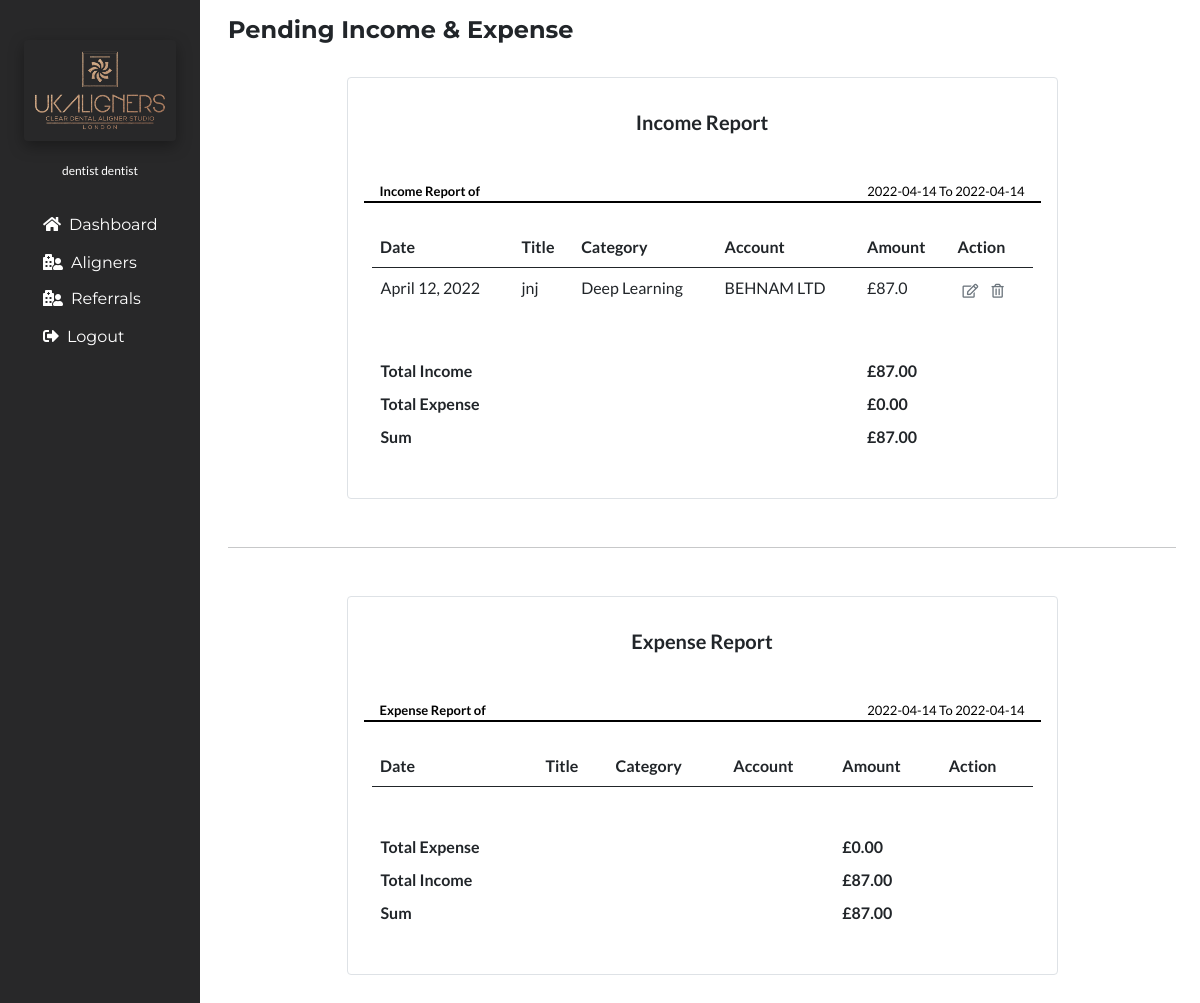
/incomeandexpensereport (signed in), run on an earlier commit of the app's database.
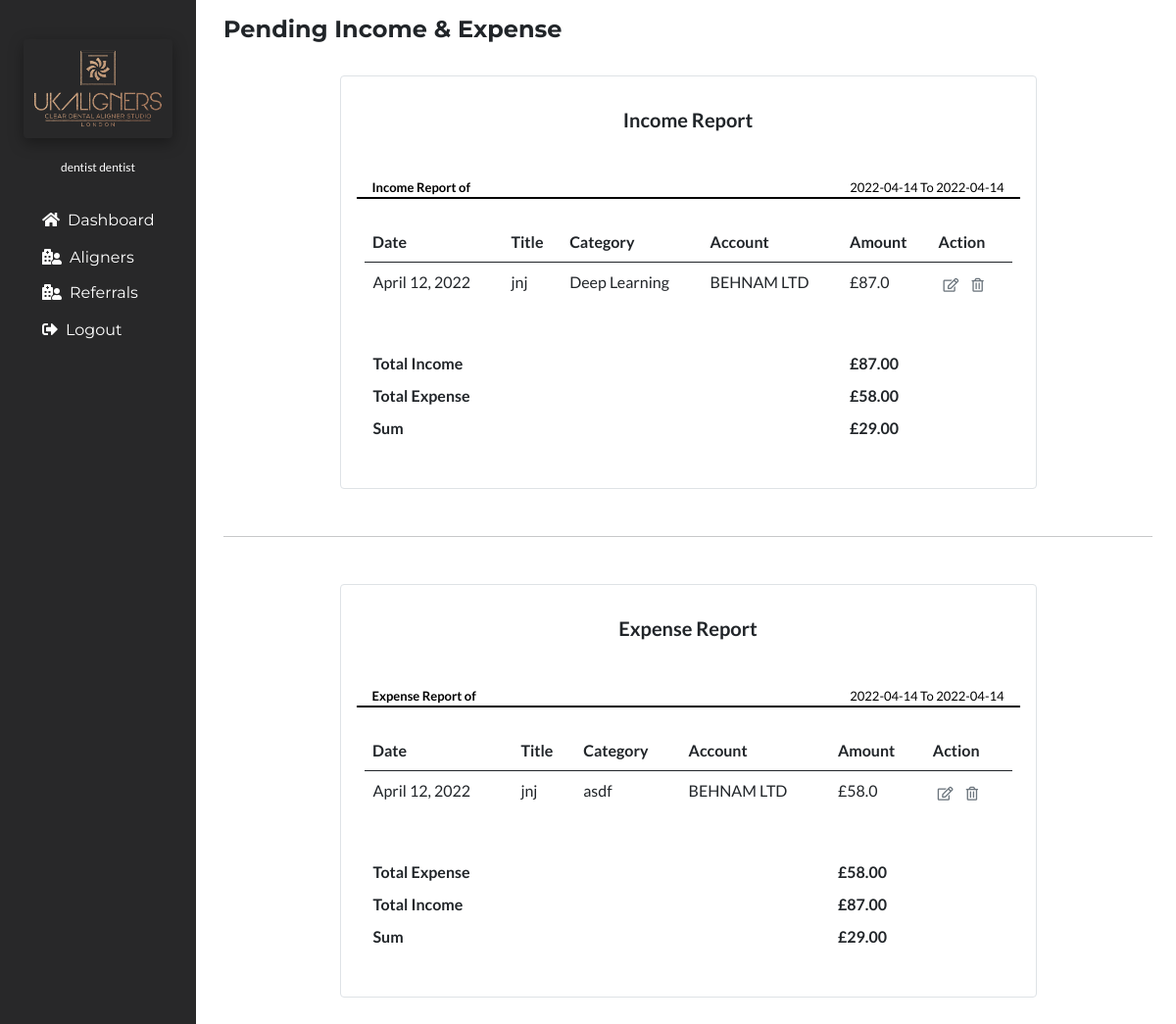
And on a later commit of the database.
### portfolioApp/models.py (models this page shows, shortened)
class Income(models.Model):
    Date=models.DateField()
    Title=models.CharField(max_length=50)
    Category=models.CharField(max_length=50)
    Account=models.CharField(max_length=50)
    Amount=models.FloatField()
    Status=models.CharField(max_length=20,null=True)
    Note=models.TextField()
    Repeat=models.CharField(max_length=20,null=True)
    RepeatStatus=models.CharField(max_length=20,null=True,default="On")

class Expense(models.Model):
    Date=models.DateField()
    Title=models.CharField(max_length=50)
    Category=models.CharField(max_length=50)
    Account=models.CharField(max_length=50)
    Amount=models.FloatField()
    Status=models.CharField(max_length=20,null=True)
    Note=models.TextField()
    Repeat=models.CharField(max_length=20,null=True)

### portfolioApp/views.py (the view)
# urls.py: path('incomeandexpensereport', views.incomeandexpensereport, name='incomeandexpensereport'),
@login_required(login_url='login')
def incomeandexpensereport(request):
    date=datetime.now().strftime("%Y-%m-%d")
    StartDate=date
    EndDate=date
    incomereport=Income.objects.filter(Status="Pending").order_by('-Date')
    incometotal= Income.objects.filter(Status="Pending").aggregate(Sum('Amount')).get('Amount__sum') or 0
    expensereport=Expense.objects.filter(Status="Pending").order_by('-Date')
    expensetotal= Expense.objects.filter(Status="Pending").aggregate(Sum('Amount')).get('Amount__sum') or 0
    total=incometotal-expensetotal
    context={
        'payment':'active',
        'incomereport':incomereport,
        'expensereport':expensereport,
        'date':date,
        'incometotal':incometotal,
        'expensetotal':expensetotal,
        'total':total,
        'StartDate':StartDate,
        'EndDate':EndDate,
    }
    return render(request,'incomeandexpensereport.html',context)

### portfolioApp/templates/incomeandexpensereport.html (shortened to what the changed rows need)
{% extends 'base.html' %}
{% load static %}
{% block body %}
<section class="px-4">
<div class="pb-5">
<div class="report col-sm-9 my-3 table-responsive border rounded p-3"style="margin:auto;font-size:16px;"id="printableArea1">
<div class="mx-2 my-4">
<table class="table" style="">
<thead class=" text-dark">
<tr>
<th scope="col">Date</th>
<th scope="col">Title</th>
<th scope="col">Category</th>
<th scope="col">Account</th>
<th scope="col">Amount</th>
<th scope="col">Action</th>
</tr>
</thead>
<tbody>
{% for incomereport in incomereport %}
<tr style="border:1px solid white;">
<td>{{incomereport.Date}}</td>
<td>{{incomereport.Title}}</td>
<td>{{incomereport.Category}}</td>
<td>{{incomereport.Account}}</td>
<td>£{{incomereport.Amount}}</td>
<td>
<a href="/editincome/{{incomereport.id}}" class="btn btn-sm text-secondary mx-1 p-0"style="background:none"><i class="far fa-edit"></i></a>
<a href="/deleteincome/{{incomereport.id}}" class="btn btn-sm text-secondary mx-1 p-0"style="background:none"><i class="far fa-trash-alt"></i></a>
</td>
</tr>
{% endfor %}
<tr class="text-dark"style="border:1px solid white;">
<td class="pt-0"><b>£{{expensetotal|floatformat:2}}</b></td>
</tr>
<tr class="text-dark"style="border:1px solid white;">
<td class="pt-0"><b>£{{total|floatformat:2}}</b></td>
</tr>
</tbody>
</table>
</div>
</div>
<div class="report col-sm-9 my-3 table-responsive border rounded p-3"style="margin:auto;font-size:16px;"id="printableArea2">
<div class="mx-2 my-4">
<table class="table" style="">
<thead class=" text-dark">
<tr>
<th scope="col">Date</th>
<th scope="col">Title</th>
<th scope="col">Category</th>
<th scope="col">Account</th>
<th scope="col">Amount</th>
<th scope="col">Action</th>
</tr>
</thead>
<tbody>
{% for expensereport in expensereport %}
<tr style="border:1px solid white;">
<td>{{expensereport.Date}}</td>
<td>{{expensereport.Title}}</td>
<td>{{expensereport.Category}}</td>
<td>{{expensereport.Account}}</td>
<td>£{{expensereport.Amount}}</td>
<td>
<a href="/editexpense/{{expensereport.id}}" class="btn btn-sm text-secondary mx-1 p-0"style="background:none"><i class="far fa-edit"></i></a>
<a href="/deleteexpense/{{expensereport.id}}" class="btn btn-sm text-secondary mx-1 p-0"style="background:none"><i class="far fa-trash-alt"></i></a>
</td>
</tr>
{% endfor %}
<tr class="text-dark"style="border:1px solid white;">
<td class="pt-5"><b>£{{expensetotal|floatformat:2}}</b></td>
</tr>
<tr class="text-dark"style="border:1px solid white;">
<td class="pt-0"><b>£{{total|floatformat:2}}</b></td>
</tr>
</tbody>
</table>
</div>
</div>
</div>
</section>
{% endblock body %}

What changed in the data, as far as the page shows it:
now on this page (row edited): Expense: Date "April 12, 2022", Title "jnj", Category "asdf", Account "BEHNAM LTD", Amount "58.0"
Also different on the page:
{{ expensetotal|floatformat:2 }}: "0.00" → "58.00"
{{ total|floatformat:2 }}: "87.00" → "29.00"
